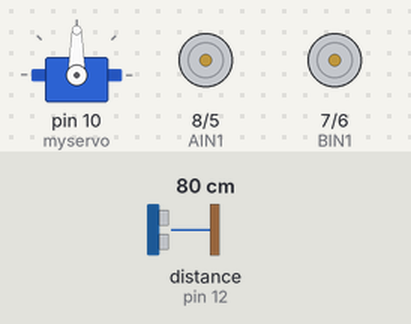
Simulated run of this sketch. Board: Arduino Uno, built with avr-gcc and run on an emulated ATmega328P. Parts: servo, direction and speed pins drawn as motors (green arrow = direction pin HIGH = forward, orange = LOW = backward, longer = more drive). Wiring (inferred from the names in the program): ultrasonic range finder: trigger pin 13; echo pin 12. Inputs (shaded band) come from the test bench; at power-on: distance to the obstacle (sensor on pin 12) 80 cm. The echo pulse lasts 58.3 µs per cm.

Above: at 1.2 s.
1.3 s: distance to the obstacle (sensor on pin 12) set to 2 cm
At 2.3 s:
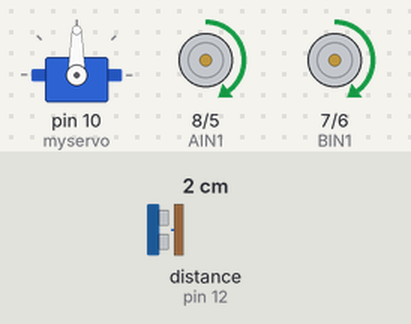
3.1 s: distance to the obstacle (sensor on pin 12) set to 35 cm
At 3.63 s:
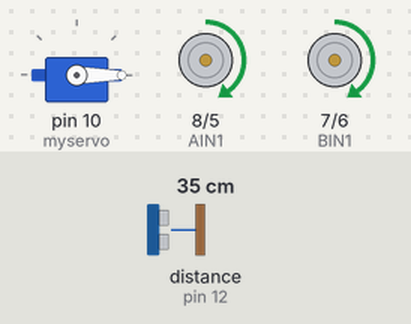
6.1 s: distance to the obstacle (sensor on pin 12) set to 4 cm
At 6.6 s:
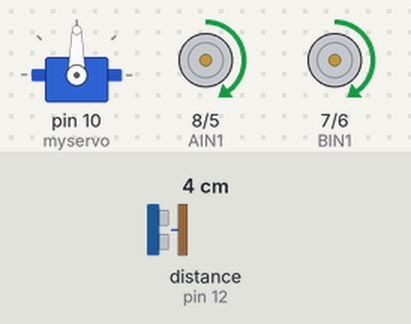
7.6 s: distance to the obstacle (sensor on pin 12) set to 60 cm
At 8.46 s:
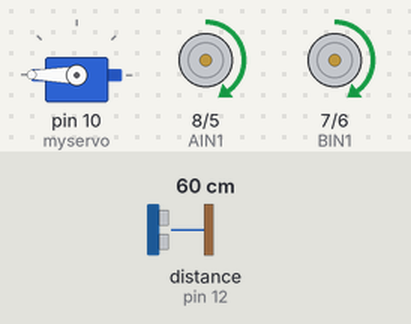
Timing chart, 0 to 11.6 s (numbered marks = the images above; inputs shaded):
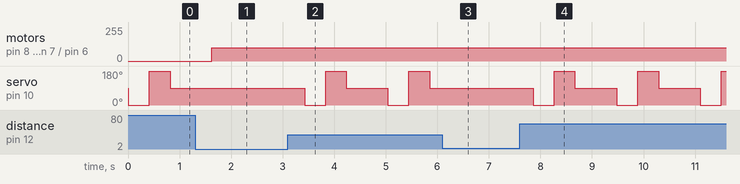

The sketch:

sketch_17may.ino
```cpp
//* Obstacle Avoidance *//

//This code uses the HC-SR04 Ultasonic Sensor to measure distance.//
//Here it is paired with a SG90 Servo Motor to help it detect     //
//obstacles in a field of 180°. This in turn helps the Elegoo Car //
//to follow an object and eventualy another Elegoo Car.           //
//Code available on: //
//  //


//Include the Servo Motor Library
#include <Servo.h>  //This library contains the codes necessary to use the SG90 Servo Moror

//Create the Servo Object to control the Servo Motor
Servo myservo;

// Standby pin
int STBY = 3;

// Pins on the Arduino that belong to the motors' of the wheels //

//Motor A  (Motors on the right side of the car)
int PWMA = 5;    // Pin 5 controls how fast Motor A is spinning
int AIN1 = 8;    // Pin 8 controls in which direction (forward or backward) Motor A is spinning

//Motor B  (Motors on the left side of the car)
int PWMB = 6;    // Pin 6 controls how fast Motor B is spinning
int BIN1 = 7;    // Pin 7 controls in which direction (forward or backward) Motor B is spinning

// Pins for the Ultrasonic Sensor
int trigPin = 13;           //Pin 13, the Trigger pin, is the one driven to send out the ultrasonic pulses
int echoPin = 12;           //Pin 12, the Echo in, is the one that produces a pulse when the reflected signal is received.

// Precise Variables
//float duration, distance;   //With float, the duration and distace variables become precise to the decimal

// Available Speeds //    These will be the the Y variables when a command is called
int MaxSPEED= 250;
int MinSPEED= 50;
int NormSPEED= 100;
int DontMOVE= 0;

// Available Times //     These will be the the X variables when a command is called)
int Stop = 0;
int Time = 1000;
int IRResponseTime = 0;


void Forward(int x,int y){  //Forward command
  //motor A
  analogWrite (PWMA,y);     //Motor A is powered at speed y
  digitalWrite (AIN1,1);    //The comand of 1(HIGH) makes motor A move forward

  //Motor B
  analogWrite (PWMB, y);    //Motor A is powered at speed y
  digitalWrite (BIN1,1);    //The comand of 1(HIGH) makes motor B move forward
}

void Backward(int x,int y){ //Backward command
  //motor A
  analogWrite (PWMA,y);     //Motor A is powered at speed y
  digitalWrite (AIN1,0);    //The comand of 0(LOW) makes motor A move backward

  //Motor B
  analogWrite (PWMB, y);    //Motor B is powered at speed y
  digitalWrite (BIN1,0);    //The comand of 0(LOW) makes motor B move backward
}

void RightForward(int x,int y){ //Right command
  //motor A
  analogWrite (PWMA,y/2);     //Motor A is powered at speed y
  digitalWrite (AIN1,1);    //The comand of 1(HIGH) makes motor A move forward

  //Motor B
  analogWrite(PWMB, y);     //Motor B is powered at speed y
  digitalWrite (BIN1,1);    //The comand of 0(LOW) makes motor B move backward

  // In the case of the Right command, Motor A is moving forward at full speed and Motor B is moving backwards at full speed
  // causing the Car to spin to the Right in the same spot.
}

void LeftForward(int x,int y){ //Left command
  //motor A
  analogWrite (PWMA,y);     //Motor A is powered at speed y
  digitalWrite (AIN1,1);    //The comand of 0(LOW) makes motor A move backward

  //Motor B
  analogWrite(PWMB, y/2);     //Motor B is powered at speed y
  digitalWrite (BIN1,1);    //The comand of 1(HIGH) makes motor B move forward

  // In the case of the Left command, Motor A is moving backward at full speed and Motor B is moving forwards at full speed
  // causing the Car to spin to the Left in the same spot.
}

//void Right(int NormSPEED){ //Right command
  //motor A
  //analogWrite (PWMA, NormSPEED);
  //digitalWrite (AIN1,1);

  //Motor B
  //analogWrite(PWMB, NormSPEED);
  //digitalWrite (BIN1,0);
//}

void Standby(){ //Standby command
  //motor A
  analogWrite (PWMA,0);     //Motor A is powered at speed 0

  //Motor B
  analogWrite (PWMB,0);     //Motor B is powered at speed 0
}

//void Ultrasonic(){  //Ultrasonic command
float Ultrasonic(){  //Ultrasonic command
  // Write a pulse to the HC-SR04 Trigger Pin 
  digitalWrite(trigPin, LOW);
  delayMicroseconds(2);
  digitalWrite(trigPin,HIGH);
  delayMicroseconds(10);
  digitalWrite(trigPin, LOW);

  // Measure the response from the HC-SR04 Echo Pin
  float duration = pulseIn(echoPin, HIGH);

  // Determine distance from duration
  // Use 343 meters per second as speed of sound
 float distance = (duration / 2) * 0.0343;
  return distance;
}


void setup(){

  Serial.begin(9600);

  // Turn the Motors pins into Outputs
  pinMode(AIN1, OUTPUT);
  pinMode(PWMA, OUTPUT);
  pinMode(BIN1, OUTPUT);
  pinMode(PWMB, OUTPUT);
  digitalWrite(STBY, 1);

  // Declare the pupose of each Ultrasonic pin
  pinMode(trigPin, OUTPUT);  // trig pin outputs sonic signals
  pinMode(echoPin, INPUT);   // trig pin recieves sonic signals that bounced back

  // Attaches the servo on pin 10 to the Servo Object
  myservo.attach(10);
}


void loop() {
float distance = Ultrasonic();

  if (distance >= 25){   //if false that Mommy is less than 25 cm in Front of the Duck, run next line of code.

    myservo.write(0);     ////Servo turn Right
    delay(200);            ///for 0.2 seconds
    distance = Ultrasonic();         ////Run Ultrasonic command
    delay(200);            ///for 0.2 seconds

    if (distance >= 25){   //if false that Mommy is less than 25 cm to the Right of the Duck, run next line of code.

      myservo.write(180);   ////Servo turn Left
      delay(200);            ///for 0.2 seconds
      distance = Ultrasonic();         ////Run Ultrasonic command
      delay(200);            ///for 0.2 seconds

      if (distance >= 25){   //if false that Mommy is less than 25 cm to the Left of the Duck, run next line of code.

        myservo.write(90);   ////Servo turn Forward
        delay(200);            ///for 0.2 seconds
        distance = Ultrasonic();         ////Run Ultrasonic command
        delay(200);            ///for 0.2 seconds

        if (distance >= 25){   //if false that Mommy is less than 25 cm in Front of the Duck, run next line of code.

          myservo.write(90);   ////Servo turn Forward
          delay(200);            ///for 0.2 seconds
          distance = Ultrasonic();         ////Run Ultrasonic command
          delay(200);            ///for 0.2 seconds
        }

        else{                  //if true that Mommy is less than 25 cm to the right of the car, run next line of code.
          Standby();   ////Duck's Body turns Right, at 100 speed
          delay(2000);            ///for 0.5 seconds
          myservo.write(90);    ////Servo reajusts by turning Forward
          delay(200);            ///for 0.2 seconds
          distance = Ultrasonic();         ////Run Ultrasonic command
          delay(100);            ///for 0.1 seconds
        }
      }

      else{                  //if true that Mommy is less than 25 cm to the right of the car, run next line of code.
        LeftForward(0,NormSPEED);   ////Duck's Body turns Right, at 100 speed
        delay(200);            ///for 0.5 seconds
        myservo.write(90);    ////Servo reajusts by turning Forward
        delay(200);            ///for 0.2 seconds
        distance = Ultrasonic();         ////Run Ultrasonic command
        delay(100);            ///for 0.1 seconds
      }
    }

    else{                  //if true that Mommy is less than 25 cm to the right of the car, run next line of code.
      RightForward(0,NormSPEED);   ////Duck's Body turns Right, at 100 speed
      delay(200);            ///for 0.5 seconds
      myservo.write(90);    ////Servo reajusts by turning Forward
      delay(200);            ///for 0.2 seconds
      distance = Ultrasonic();         ////Run Ultrasonic command
      delay(100);            ///for 0.1 seconds
    }
  }

  else{                  //if true that Mommy is less than 25 cm in front of the Duck, run next line of code.
    Forward(0,NormSPEED); ////Duck goes Forward, at 100 speed
    delay(200);            ///for 0.2 seconds
    myservo.write(90);    ////Servo reajusts by turning Forward
    delay(200);            ///for 0.2 seconds
    distance = Ultrasonic();         ////Run Ultrasonic command
    delay(200);            ///for 0.1 seconds
  }


}
```

Measured:
- after the input at 1.3 s, motor on pin 8 (AIN1) / pin 5 (PWMA), motor on pin 7 (BIN1) / pin 6 (PWMB): stopped → forward 100/255 after 0.32 s; servo on pin 10 (myservo): stays 90° (without the input it goes to 0° after 0.33 s)
- after the input at 3.1 s, servo on pin 10 (myservo): 90° → 0° after 0.33 s, → 180° 0.40 s later, → 90° 0.40 s later, → 0° 0.81 s later, … (6 changes in this stretch)
- after the input at 6.1 s, servo on pin 10 (myservo): stays 90° (without the input it goes to 0° after 0.56 s)
- after the input at 7.6 s, servo on pin 10 (myservo): 90° → 0° after 0.26 s, then repeats every 1.6 s: 180° 0.40 s, 90° 0.81 s, 0° 0.40 s
